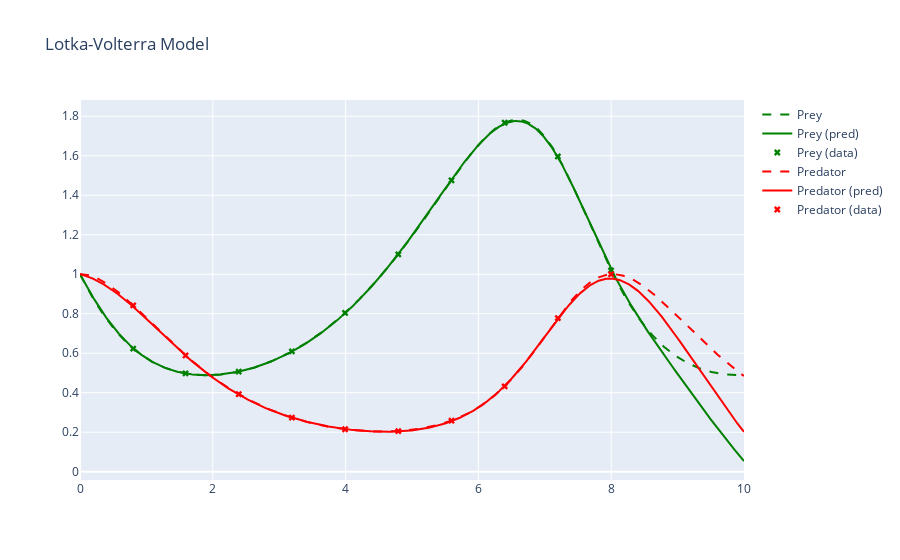
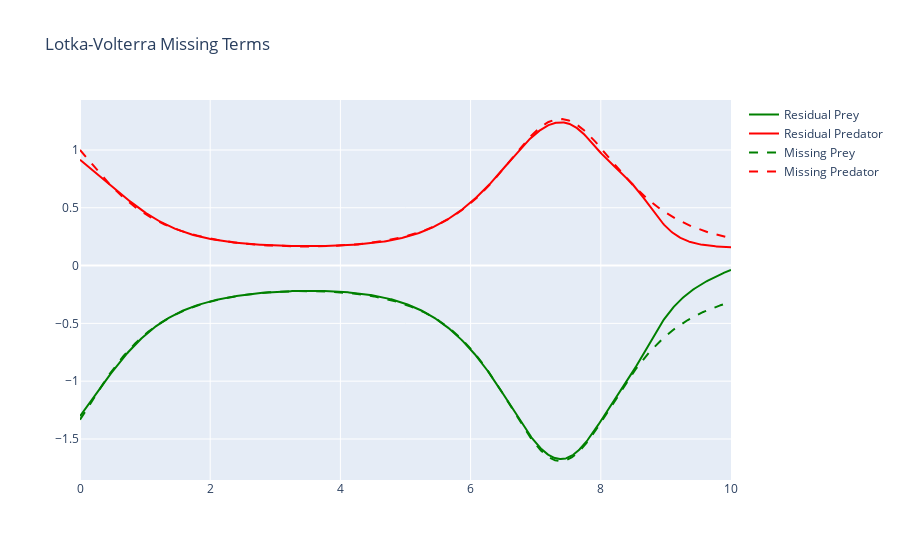

The notebook cell saved with these charts, in order:
### Code cell
plots = plotter(upinn.u, upinn.G)
plots["Solution"].show()
plots["Missing Terms"].show()

### Figure 1 — Plotly figure (JSON) as saved in the notebook; plotly's stock layout.template omitted (floating-point values rounded to 4 significant figures; data arrays with more than 128 entries replaced by an {"elided": "..."} marker saying what was removed)
{"data": [{"line": {"color": "green", "dash": "dash"}, "mode": "lines", "name": "Prey", "type": "scatter", "x": {"elided": "800 float values"}, "y": {"elided": "800 float values"}}, {"line": {"color": "green"}, "mode": "lines", "name": "Prey (pred)", "type": "scatter", "x": {"elided": "800 float values"}, "y": {"elided": "800 float values"}}, {"marker": {"color": "green", "symbol": "x"}, "mode": "markers", "name": "Prey (data)", "type": "scatter", "x": [0.801, 1.589, 2.39, 3.191, 3.992, 4.793, 5.594, 6.395, 7.196, 7.997], "y": [0.6235, 0.498, 0.5067, 0.6093, 0.8041, 1.1, 1.476, 1.767, 1.597, 1.02]}, {"line": {"color": "red", "dash": "dash"}, "mode": "lines", "name": "Predator", "type": "scatter", "x": {"elided": "800 float values"}, "y": {"elided": "800 float values"}}, {"line": {"color": "red"}, "mode": "lines", "name": "Predator (pred)", "type": "scatter", "x": {"elided": "800 float values"}, "y": {"elided": "800 float values"}}, {"marker": {"color": "red", "symbol": "x"}, "mode": "markers", "name": "Predator (data)", "type": "scatter", "x": [0.801, 1.589, 2.39, 3.191, 3.992, 4.793, 5.594, 6.395, 7.196, 7.997], "y": [0.8422, 0.5888, 0.3925, 0.2739, 0.2151, 0.2056, 0.2584, 0.4321, 0.7779, 0.9997]}], "layout": {"title": {"text": "Lotka-Volterra Model"}}}

### Figure 2 — Plotly figure (JSON) as saved in the notebook; plotly's stock layout.template omitted (floating-point values rounded to 4 significant figures; data arrays with more than 128 entries replaced by an {"elided": "..."} marker saying what was removed)
{"data": [{"line": {"color": "green"}, "mode": "lines", "name": "Residual Prey", "type": "scatter", "x": {"elided": "800 float values"}, "y": {"elided": "800 float values"}}, {"line": {"color": "red"}, "mode": "lines", "name": "Residual Predator", "type": "scatter", "x": {"elided": "800 float values"}, "y": {"elided": "800 float values"}}, {"line": {"color": "green", "dash": "dash"}, "mode": "lines", "name": "Missing Prey", "type": "scatter", "x": {"elided": "800 float values"}, "y": {"elided": "800 float values"}}, {"line": {"color": "red", "dash": "dash"}, "mode": "lines", "name": "Missing Predator", "type": "scatter", "x": {"elided": "800 float values"}, "y": {"elided": "800 float values"}}], "layout": {"title": {"text": "Lotka-Volterra Missing Terms"}}}
